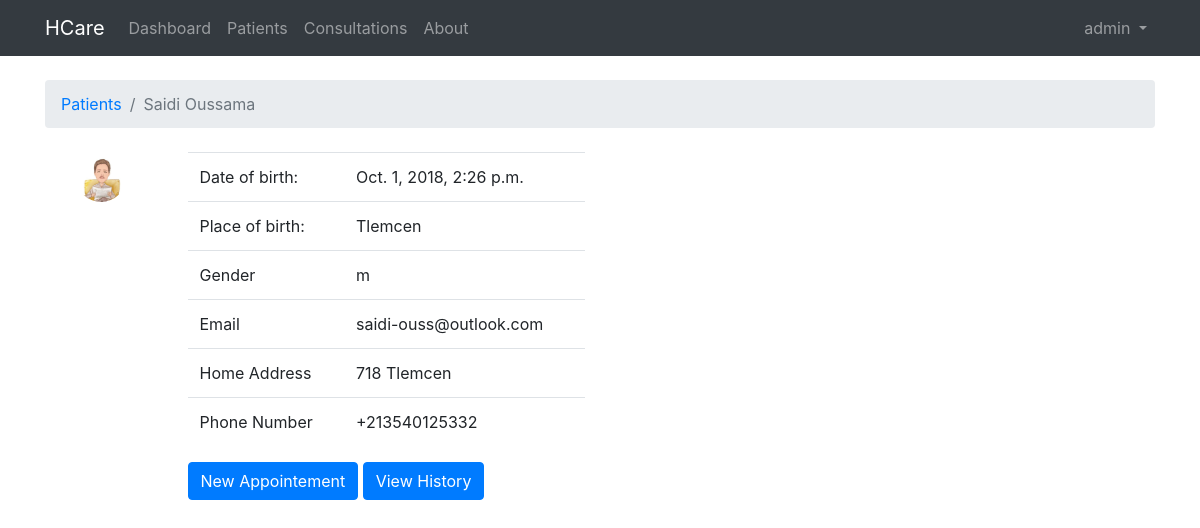
Screenshot of /patients/27/ (signed in) with the database file from the repository.
### patient_followup/models.py (models this page shows, shortened)
class Patient(models.Model):
    genders = (
        ('f', 'Female'),
        ('m', 'Male'),
    )
    name = models.CharField(max_length=30)
    birthday = models.DateTimeField()
    birthplace = models.CharField(max_length=30)
    sex = models.CharField(max_length=1,choices=genders)
    address = models.CharField(max_length=128)
    phone= models.CharField(max_length=13)
    email= models.CharField(max_length=254,default="")
    social_number = models.CharField(max_length=20)
    picture = models.ImageField(upload_to=image_directory_path,storage=image_storage)
    comment = models.TextField()

### patient_followup/views.py (the view)
# urls.py: url(r'^patients/(?P<pk>\d+)/$', views.patient_sheet, name='patient'),
@login_required
def patient_sheet(request, pk):
    patient = Patient.objects.get(pk=pk)
    if request.method == 'POST':
        form = NewAppointementForm(request.POST)
        if form.is_valid():
            appointement = form.save(commit=False)
            appointement.patient = patient
            form.save()
    else:
        form = NewAppointementForm()
    return render(request, 'patient.html', {'patient': patient,'form':form})

### templates/patient.html (shortened to what this page needs)
{% extends 'base.html' %}
{% block breadcrumb %}
  <li class="breadcrumb-item"><a href="{% url 'patients' %}">Patients</a></li>
  <li class="breadcrumb-item active">{{ patient.name }}</li>
{% endblock %}
{% block content %}
  <div class="row">
    <div class="col-xs-12 col-sm-12 col-md-6 col-lg-6 col-xs-offset-0 col-sm-offset-0 col-md-offset-3 col-lg-offset-3 toppad" >
      <div class="panel panel-info">
        <div class="panel-body">
          <div class="row">
            <div class="col-md-3 col-lg-3 " align="center"> <img width="50px" height="50px" alt="Patient  Pic" src="{{ patient.picture.url }}" class="rounded-circle"> </div>
            <div class=" col-md-9 col-lg-9 ">
              <table class="table table-user-information">
                <tbody>
                  <tr>
                    <td>Date of birth:</td>
                    <td>{{patient.birthday}}</td>
                  </tr>
                  <tr>
                    <td>Place of birth:</td>
                    <td>{{patient.birthplace}}</td>
                  </tr>
                  <tr>
                    <td>Gender</td>
                    <td>{{patient.sex}}</td>
                    </tr>
                  <tr>
                    <td>Email</td>
                    <td>{{patient.email}}</td>
                  </tr>
                    <tr>
                    <td>Home Address</td>
                    <td>{{patient.address}}</td>
                  </tr>
                    <td>Phone Number</td>
                    <td> {{patient.phone}}
                    </td>
                </tbody>
              </table>
              <button type="button" data-toggle="modal" data-target="#NewAppModal" class="btn btn-primary">New Appointement</button>
              <a href="#" class="btn btn-primary">View History</a>
            </div>
          </div>
        </div>
      </div>
    </div>
  </div>
{% endblock %}

### templates/base.html (shortened to what this page needs)
{% load static %}<!DOCTYPE html>
<html>
  <head>
    <link rel="stylesheet" href="{% static 'css/bootstrap.css' %}">
    <link rel="stylesheet" href="{% static 'css/base.css' %}">
  </head>
  <body>
    {% block body %}
    <div id="wrapper">
    <nav class="navbar navbar-expand-sm navbar-dark bg-dark">
      <div class="container">
        <a class="navbar-brand" href="{% url 'home' %}">HCare</a>
        <div class="collapse navbar-collapse" id="mainMenu">
         <ul class="navbar-nav mr-auto">
             <li class="nav-item {% if request.resolver_match.url_name == 'home' %}active{% endif %}">
                 <a class="nav-link" href="{% url 'home' %}">Dashboard</a>
             </li>
             <li class="nav-item">
                    <a class="nav-link {% if request.resolver_match.url_name == 'patients' %}active{% endif %}" href="{% url 'patients' %}">Patients</a>
            </li>
            <li class="nav-item">
                    <a class="nav-link" href="#">Consultations</a>
            </li>
            <li class="nav-item">
                    <a class="nav-link" href="#">About</a>
            </li>
         </ul>
          {% if user.is_authenticated %}
            <ul class="navbar-nav ml-auto">
              <li class="nav-item dropdown">
                <a class="nav-link dropdown-toggle" href="#" id="userMenu" data-toggle="dropdown" aria-haspopup="true" aria-expanded="false">
                  {{ user.username }}
                </a>
              </li>
            </ul>
          {% else %}
            <form class="form-inline ml-auto">
              <a href="{% url 'login' %}" class="btn btn-outline-secondary">Log in</a>
              <a href="{% url 'signup' %}" class="btn btn-primary ml-2">Sign up</a>
            </form>
          {% endif %}
        </div>
      </div>
    </nav>
      <div class="container">
        <ol class="breadcrumb my-4">
          {% block breadcrumb %}
          {% endblock %}
        </ol>
        {% block content %}
        {% endblock %}
      </div>
      </div>
    {% endblock body %}
  </body>
</html>

### rows the page displays
Patient: name "Saidi Oussama", picture (picture), birthday "Oct. 1, 2018, 2:26 p.m.", birthplace "Tlemcen", sex "m", email "saidi-ouss@outlook.com", address "718 Tlemcen", phone "+213540125332"

### other values shown
{{ user.username }} "admin"
